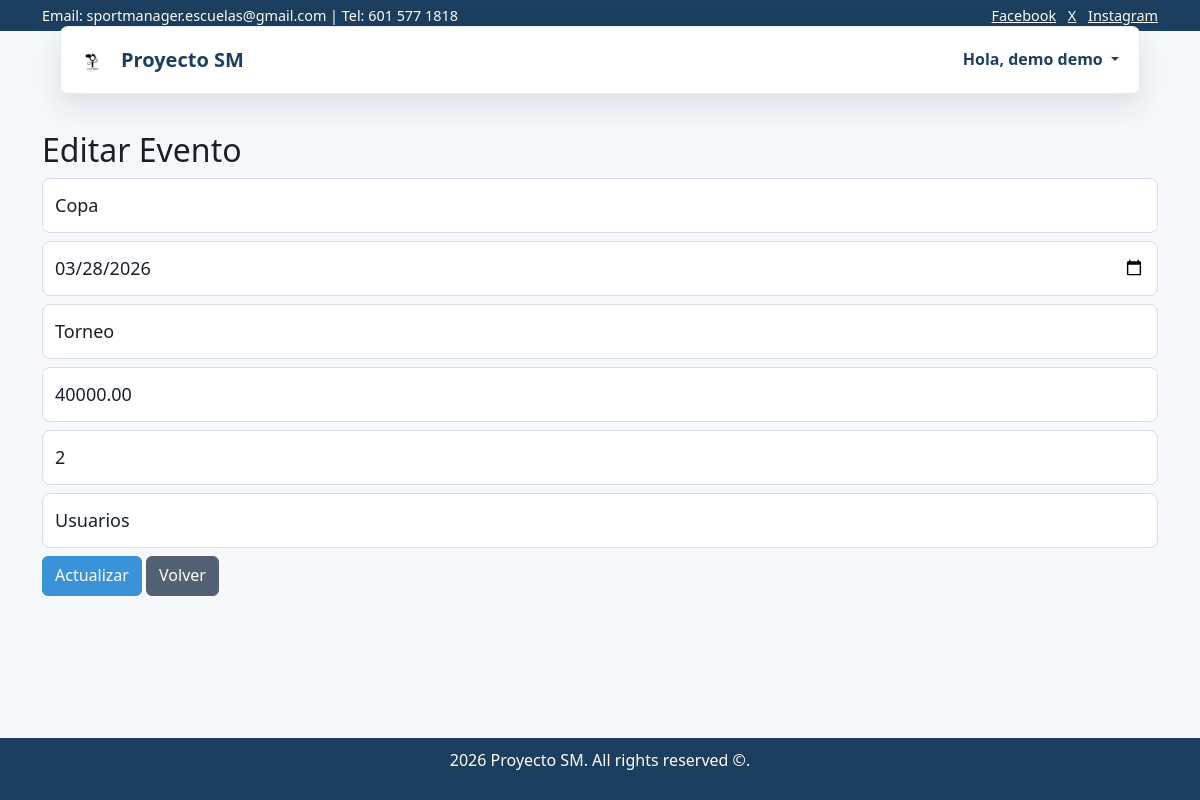
Screenshot of /editar_evento.php?id=0 (signed in) with the database file from the repository.
### tables this page shows
CREATE TABLE `eventos` (
  `id_evento` int(11) NOT NULL,
  `titulo` varchar(50) NOT NULL,
  `fecha` date NOT NULL,
  `id_rol` int(11) DEFAULT NULL,
  `tipo_evento` varchar(50) NOT NULL DEFAULT 'mensualidad',
  `costo` decimal(15,2) DEFAULT NULL,
  `cuotas` tinyint(2) DEFAULT NULL,
  `estado` tinyint(4) DEFAULT 1
);

### app/controllers/PagesController.php (called while the page is built, shortened)
<?php
require_once __DIR__ . '/../models/PagesModel.php';
class PagesController
{
    private ?PagesModel $model = null;
    public function editEvent(): void
    {
        $id = (string)($_GET['id'] ?? '');
        $evento = $this->model()->eventById($id);
        $this->render('editar_evento', ['evento' => $evento]);
    }
    private function render(string $view, array $data = []): void
    {
        extract($data, EXTR_SKIP);
        require __DIR__ . '/../views/layout/header.php';
        require __DIR__ . '/../views/pages/' . $view . '.php';
        require __DIR__ . '/../views/layout/footer.php';
    }
    private function model(): PagesModel
    {
        if (!$this->model instanceof PagesModel) {
            $this->model = new PagesModel();
        }
        return $this->model;
    }
}

### app/models/PagesModel.php (called while the page is built, shortened)
<?php
class PagesModel
{
    private PDO $db;
    public function __construct()
    {
        require_once dirname(__DIR__, 2) . '/config/conexion.php';
        $this->db = $conexion;
    }
    public function eventById(string $id): ?object
    {
        $stmt = $this->db->prepare('SELECT * FROM eventos WHERE id_evento = ?');
        $stmt->execute([$id]);
        return $stmt->fetch(PDO::FETCH_OBJ) ?: null;
    }
}

### app/views/pages/editar_evento.php (the view, shortened to what this page needs)
<?php
$viewData = get_defined_vars();
$evento = is_object($viewData['evento'] ?? null) ? $viewData['evento'] : (object)[
    'titulo' => '',
    'fecha' => '',
    'tipo_evento' => '',
    'costo' => '',
    'cuotas' => '',
    'id_rol' => 1,
];
?>
<br>
<br>
<div class="container mt-5">
    <h2>Editar Evento</h2>
    <form method="POST">
        <input type="text" name="titulo" value="<?= htmlspecialchars((string)$evento->titulo) ?>" class="form-control mb-2">
        <input type="date" name="fecha" value="<?= htmlspecialchars((string)$evento->fecha) ?>" class="form-control mb-2">
        <input type="text" name="tipo_evento" value="<?= htmlspecialchars((string)$evento->tipo_evento) ?>" class="form-control mb-2">
        <input type="number" name="costo" value="<?= htmlspecialchars((string)$evento->costo) ?>" class="form-control mb-2">
        <input type="number" name="cuotas" value="<?= htmlspecialchars((string)$evento->cuotas) ?>" class="form-control mb-2">
        <select name="id_rol" class="form-control mb-2">
            <option value="1" <?= (int)$evento->id_rol === 1 ? 'selected' : '' ?>>Usuarios</option>
        </select>
        <button class="btn btn-success">Actualizar</button>
        <a href="gestion_eventos.php" class="btn btn-secondary">Volver</a>
    </form>
</div>

### assets/css/style.css (style rules this page uses)
* { margin: 0; padding: 0; box-sizing: border-box; }
body { font-family: Arial, sans-serif; line-height: 1.6; background: #fff; min-height: 100vh; display: flex; flex-direction: column; }
html { scroll-behavior: smooth; }
:root { --hero-height-mobile: 140px; --hero-height-desktop: 320px; --hero-height-xl: 420px; --control-size: 80px; --control-size-mobile: 56px; --indicator-offset: 56px; --control-arrow-size: 2.5rem; --navbar-overlap: 65px; }
.form-control { height: 55px; font-size: 18px; }
:root { --sm-blue-900: #1d3f5f; --sm-blue-800: #275b86; --sm-blue-700: #2f7fbd; --sm-blue-600: #3a93d8; --sm-gray-950: #17202a; --sm-gray-800: #334155; --sm-gray-700: #526174; --sm-gray-500: #7b8794; --sm-gray-200: #d8dee7; --sm-gray-100: #edf2f7; --sm-gray-50: #f6f8fb; --sm-white: #ffffff; --sm-radius: 8px; --sm-shadow: 0 12px 30px rgba(16, 42, 67, 0.12); }
html, body { font-family: "Segoe UI", Roboto, "Helvetica Neue", Arial, sans-serif; color: var(--sm-gray-950); background: var(--sm-gray-50); }
.btn-secondary, .bg-secondary { background: var(--sm-gray-700) !important; border-color: var(--sm-gray-700) !important; color: var(--sm-white) !important; }
.btn-success, .bg-success, .btn-info, .bg-info { background: var(--sm-blue-600) !important; border-color: var(--sm-blue-600) !important; color: var(--sm-white) !important; }
.btn, .card-dashboard, .dropdown-item, .badge { display: inline-flex; align-items: center; justify-content: center; text-align: center; white-space: normal; overflow-wrap: anywhere; line-height: 1.2; min-height: 40px; }
.form-control, .form-select { min-height: 46px; border-color: var(--sm-gray-200); border-radius: var(--sm-radius); color: var(--sm-gray-950); }

### rows the page displays
eventos: titulo "Copa", fecha "03/28/2026", tipo_evento "Torneo", costo "40000.00", cuotas "2", id_rol "Usuarios"
